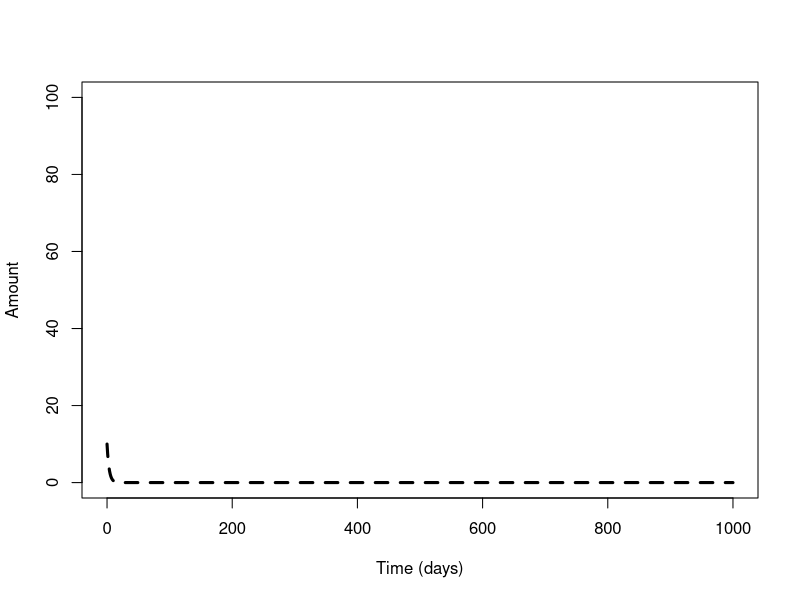
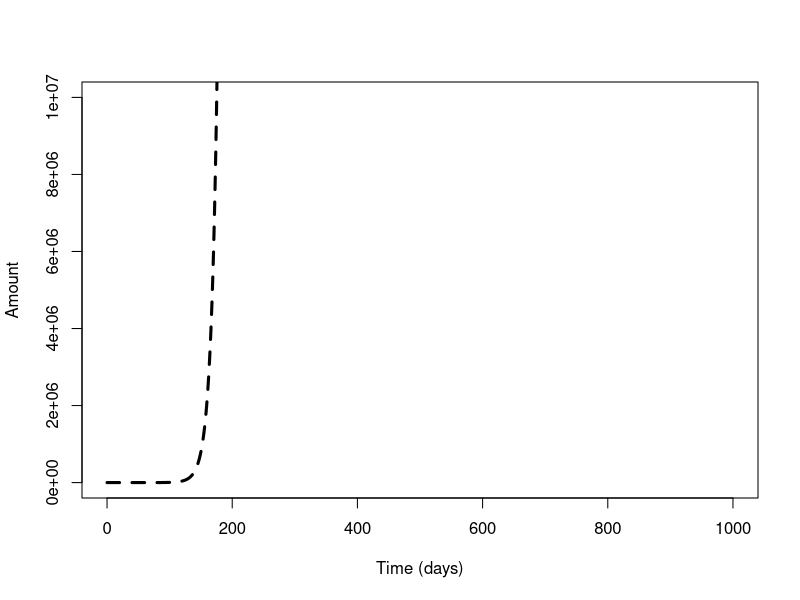
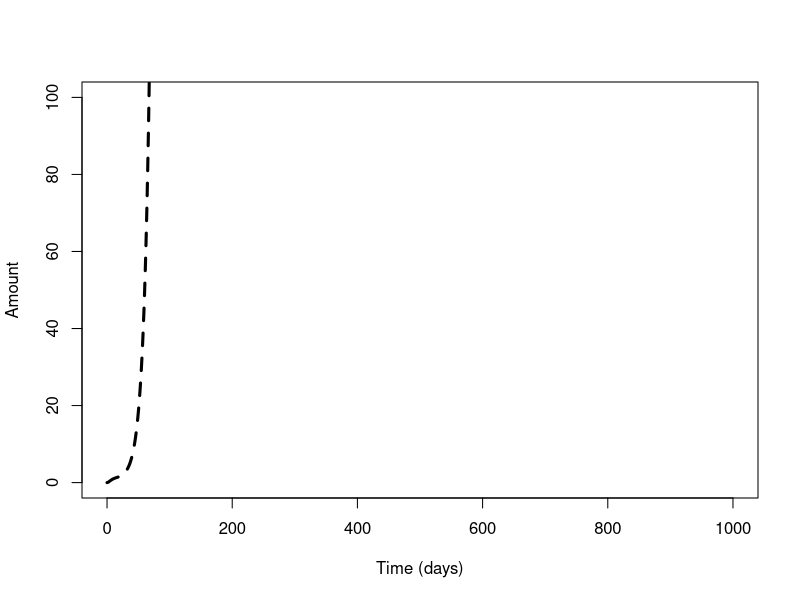
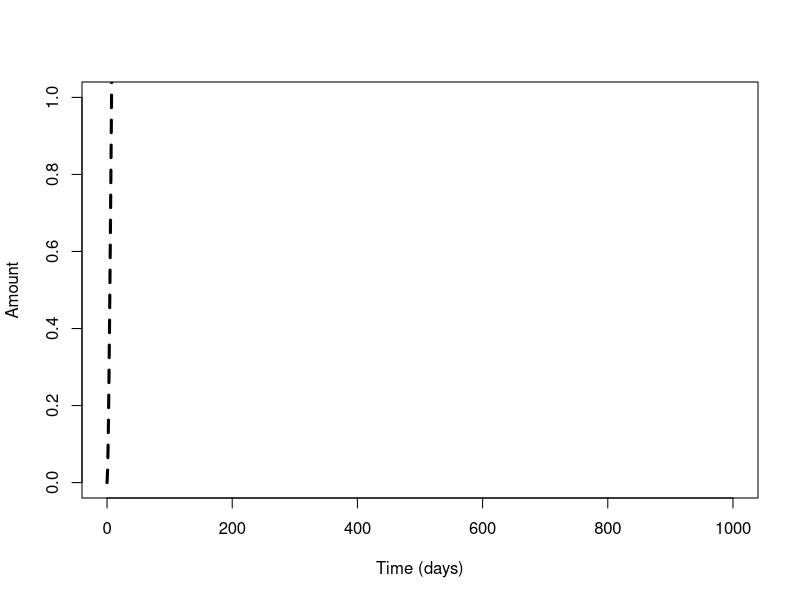
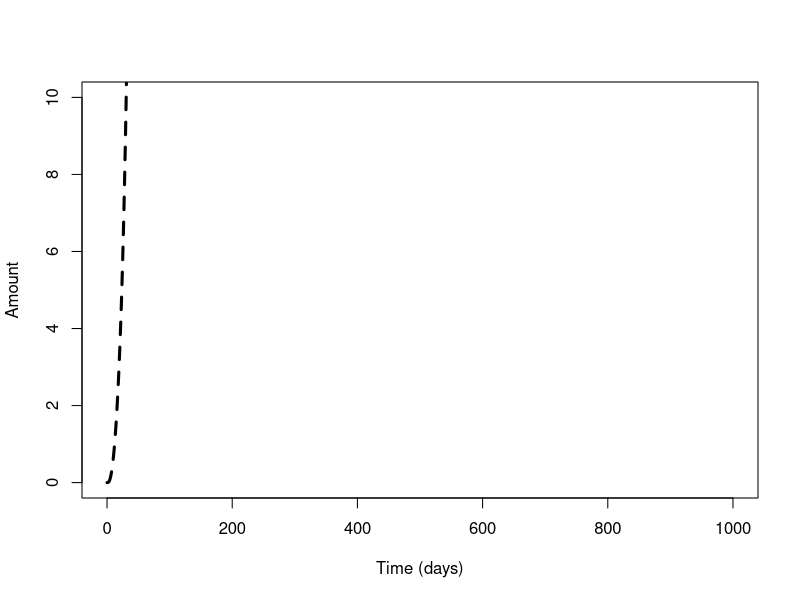
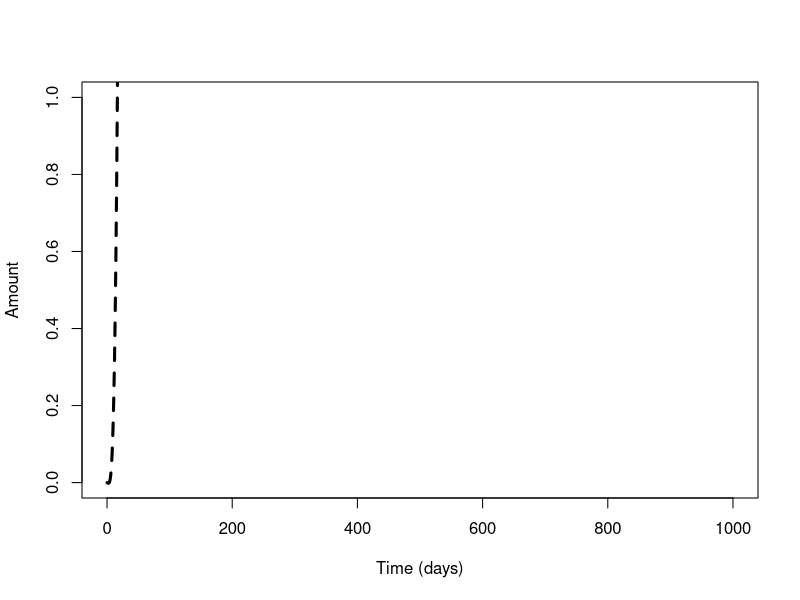
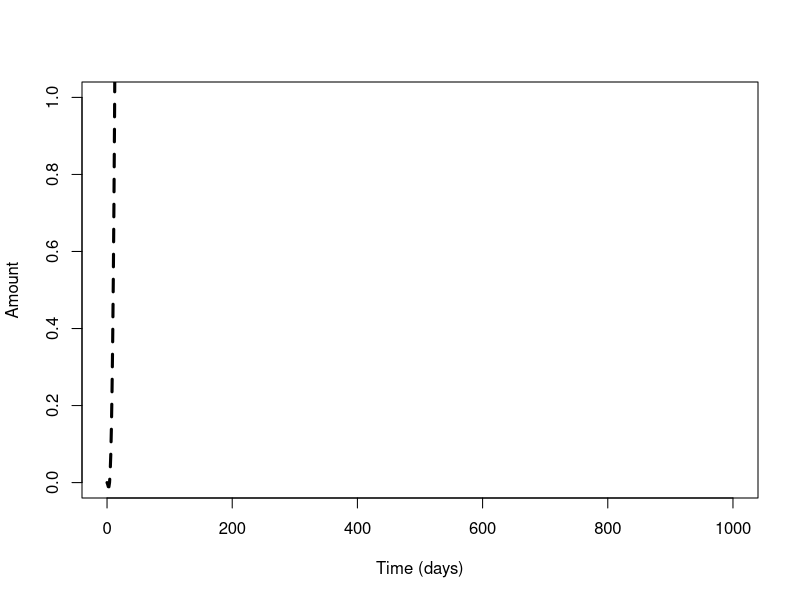
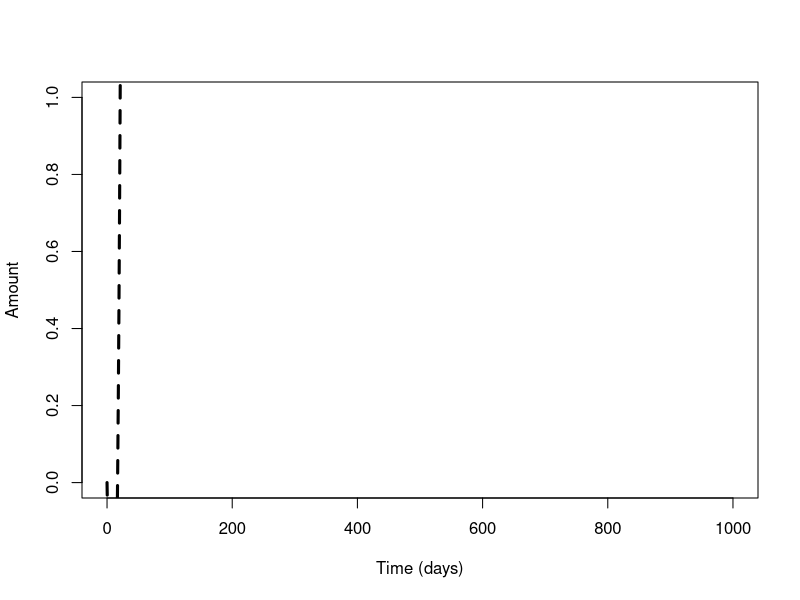

Write the R code that produced these figures, in order.
# TB model in R

rm(list=ls())

# get the ODE solver
library(deSolve)

# make the function of the system
model = function (current_timepoint, state_values, parameters)
{
  # create state variables (local variables)
  Vaccine = state_values [1]       
  Makrofag = state_values [2]
  IL12 = state_values [3]
  Th0 = state_values [4]
  Th1 = state_values [5]
  IL2 = state_values [6]
  IFNg = state_values [7]
  IFNgk = state_values [8]
  TNFa = state_values [9]
  Dendrit = state_values [10]
  IL23 = state_values [11]
  Th17 = state_values [12]
  IL17 = state_values [13]
  GranulotcytKnoglemarv = state_values[14]
  
  with ( 
    as.list (parameters),     # variable names within parameters can be used 
    {
      dVaccine = - Vaccine * Kv_m - Vaccine * Kv_d - Vaccine * Kv_Gk
      dMakrofag = Vaccine * Kv_m + TNFa * KTNFa_m + IFNgk * KIFNgk_m - sigma_m
      dIL12 = Makrofag * Km_IL12 - IL12 * KIL12_Th0 - sigma_IL12
      dTh0 = Makrofag * Km_Th0 + IL12 * KIL12_Th0 - Th0 * KTh0_Th1 + IL2 * KIL2_Th0 + IL23 * KIL23_Th0 - Th0 * KTh0_Th17 - sigma_Th0
      dTh1 = Th0 * KTh0_Th1 - sigma_Th0
      dIL2 = Th1 * KTh1_IL2 - sigma_IL2
      dIFNg = Th1 * KTh1_IFNg + Th17 * KTh17_IFNg + Th0 * KTh0_IFNg + IFNgk * KIFNgk_IFNg - IFNg * KIFNg_IFNgk - sigma_IFNg
      dIFNgk = - IFNgk * KIFNgk_IFNg + IFNg * KIFNg_IFNgk - sigma_IFNgk
      dTNFa = Makrofag * Km_TNFa - sigma_TNFa
      dDendrit = Vaccine * Kv_d - sigma_d
      dIL23 = Dendrit * Kd_IL23 - sigma_IL23
      dTh17 = Th0 * KTh0_Th17 - sigma_Th17
      dIL17 = Th17 * KTh17_IL17 - sigma_IL17
      dGranulocytKnoglemarv = Vaccine * Kv_Gk + IL17 * KIL17_Gk - sigma_Gk 
      
      
      
      # combine results
      results = c(dVaccine, dMakrofag, dIL12, dTh0, dTh1, dIL2, dIFNg, dIFNgk, dTNFa, dDendrit,
                  dIL23, dTh17, dIL17, dGranulocytKnoglemarv)
      list (results)
    }
  )
}

# parameters
Kv_m.value <- 0.1
Kv_d.value <- 0.1
Kv_Gk.value <- 0.1
KTNFa_m.value <- 0.1 
KIFNgk_m.value <- 0
Km_IL12.value <- 0.1 
KIL12_Th0.value <- 0.1 
Km_Th0.value <- 0.1 
KTh0_Th1.value <- 0.1 
KTh0_Th17.value <- 0.1
KIL23_Th0.value <- 0.1 
KIL2_Th0.value <- 0.1 
KTh1_IL2.value <- 0.1 
KIFNgk_IFNg.value <- 0.1 
KTh0_IFNg.value <- .1 
KTh1_IFNg.value <- .1
KTh17_IFNg.value <- .1
KIFNg_IFNgk.value <- .1
Km_TNFa.value <- .1
Kd_IL23.value <- .1
KTh17_IL17.value <- .1
KIL17_Gk.value <- .1
sigma_m.value <- 0.2
sigma_IL12.value <- 0.001
sigma_Th0.value <- 0.001
sigma_Th1.value <- 0.001
sigma_IL2.value <- 0.001
sigma_IFNg.value <- 0.001
sigma_IFNgk.value <- 0.1
sigma_TNFa.value <- 0.001
sigma_d.value <- 0.001
sigma_IL23.value <- 0.001
sigma_Th17.value <- 0.001
sigma_IL17.value <- 0.001
sigma_Gk.value <- 0.001

parameter.list <- c(Kv_m = Kv_m.value, Kv_d = Kv_d.value, Kv_Gk = Kv_Gk.value, KTNFa_m = KTNFa_m.value, 
                    KIFNgk_m = KIFNgk_m.value,Km_IL12 = Km_IL12.value, KIL12_Th0 = KIL12_Th0.value,Km_Th0 = Km_Th0.value, 
                    KTh0_Th1 = KTh0_Th1.value, KTh0_Th17 = KTh0_Th17.value, KIL23_Th0 = KIL23_Th0.value,
                    KIL2_Th0 = KIL2_Th0.value, KTh1_IL2 = KTh1_IL2.value, KIFNgk_IFNg = KIFNgk_IFNg.value, 
                    KTh0_IFNg = KTh0_IFNg.value, KTh1_IFNg = KTh1_IFNg.value, KTh17_IFNg = KTh17_IFNg.value, 
                    KIFNg_IFNgk = KIFNg_IFNgk.value, Km_TNFa = Km_TNFa.value, Kd_IL23 = Kd_IL23.value, 
                    KTh17_IL17 = KTh17_IL17.value, KIL17_Gk = KIL17_Gk.value, sigma_m = sigma_m.value,
                    sigma_IL12 = sigma_IL12.value, sigma_Th0 = sigma_Th0.value, sigma_Th1 = sigma_Th1.value,
                    sigma_IL2 = sigma_IL2.value, sigma_IFNg = sigma_IFNg.value, sigma_IFNgk = sigma_IFNgk.value,
                    sigma_TNFa = sigma_TNFa.value, sigma_d = sigma_d.value, sigma_IL23 = sigma_IL23.value,
                    sigma_Th17 = sigma_Th17.value, sigma_IL17 = sigma_IL17.value, sigma_Gk = sigma_Gk.value)

# initial values
Vaccine0 = 10     
Makrofag0 = 0
IL120 = 0
Th00 = 0
Th10 = 0
IL20 = 0
IFNg0 = 0
IFNgk0 = 0
TNFa0 = 0
Dendrit0 = 0
IL230 = 0
Th170 = 0
IL170 = 0
GranulotcytKnoglemarv0 = 0

initial.values <- c(Vaccine = Vaccine0, Makrofag = Makrofag0, IL12 = IL120, Th0 = Th00, Th1 = Th10, IL2 = IL20, IFNg = IFNg0, 
                    IFNgk = IFNgk0, TNFa = TNFa0, Dendrit = Dendrit0, IL23 = IL230, Th17 = Th170, IL17 = IL170, 
                    GranulotcytKnoglemarv = GranulotcytKnoglemarv0)

# Output timepoints
time.points <- seq(0,1000,by=1)

# simulate the epidemic
output <- ode(y=initial.values,times = time.points,func = model, parms = parameter.list)

# Plot the result 
plot(Vaccine~time,data=output,type='l',lwd=3,lty=2,col='black',ylim=c(0,100),ylab='Amount',xlab='Time (days)')
plot(Makrofag~time,data=output,type='l',lwd=3,lty=2,col='black',ylim=c(0,10000000),ylab='Amount',xlab='Time (days)')
plot(IL12~time,data=output,type='l',lwd=3,lty=2,col='black',ylim=c(0,100),ylab='Amount',xlab='Time (days)')
plot(Th0~time,data=output,type='l',lwd=3,lty=2,col='black',ylim=c(0,1),ylab='Amount',xlab='Time (days)')
plot(Th1~time,data=output,type='l',lwd=3,lty=2,col='black',ylim=c(0,10),ylab='Amount',xlab='Time (days)')
plot(IL2~time,data=output,type='l',lwd=3,lty=2,col='black',ylim=c(0,1),ylab='Amount',xlab='Time (days)')
plot(IFNg~time,data=output,type='l',lwd=3,lty=2,col='black',ylim=c(0,1),ylab='Amount',xlab='Time (days)')
plot(IFNgk~time,data=output,type='l',lwd=3,lty=2,col='black',ylim=c(0,1),ylab='Amount',xlab='Time (days)')
plot(TNFa~time,data=output,type='l',lwd=3,lty=2,col='black',ylim=c(0,100000000),ylab='Amount',xlab='Time (days)')
plot(Dendrit~time,data=output,type='l',lwd=3,lty=2,col='black',ylim=c(0,1),ylab='Amount',xlab='Time (days)')
plot(IL23~time,data=output,type='l',lwd=3,lty=2,col='black',ylim=c(0,1),ylab='Amount',xlab='Time (days)')
plot(Th17~time,data=output,type='l',lwd=3,lty=2,col='black',ylim=c(0,1),ylab='Amount',xlab='Time (days)')
plot(IL17~time,data=output,type='l',lwd=3,lty=2,col='black',ylim=c(0,1),ylab='Amount',xlab='Time (days)')
plot(GranulotcytKnoglemarv~time,data=output,type='l',lwd=3,lty=2,col='black',ylim=c(0,1),ylab='Amount',xlab='Time (days)')

rm(list=ls())
DATA <- read.table("DataViBruger.csv", header=TRUE, sep=";", as.is=TRUE)
#plot(DATA$H56.vacc..Dose, DATA$mean...IL.17)

plot(DATA$H56.vacc..Dose,DATA$mean...IL.17)

DATAUDEN <- read.table("DataUdenHuller.csv", header=TRUE, sep=";", as.is=TRUE)
plot(DATAUDEN$H56.vacc..Dose,DATAUDEN$mean...IL.17)
x<-DATAUDEN[,"H56.vacc..Dose"]
y<-DATAUDEN[,"mean...IL.17"]
plot(x,y)


VaccineDATA = as.numeric(gsub(",", ".", gsub("\\.", "", DATAUDEN$H56.vacc..Dose)))
IL17DATA = as.numeric(gsub(",", ".", gsub("\\.", "", DATAUDEN$mean...IL.17)))
plot(VaccineDATA,IL17DATA)
